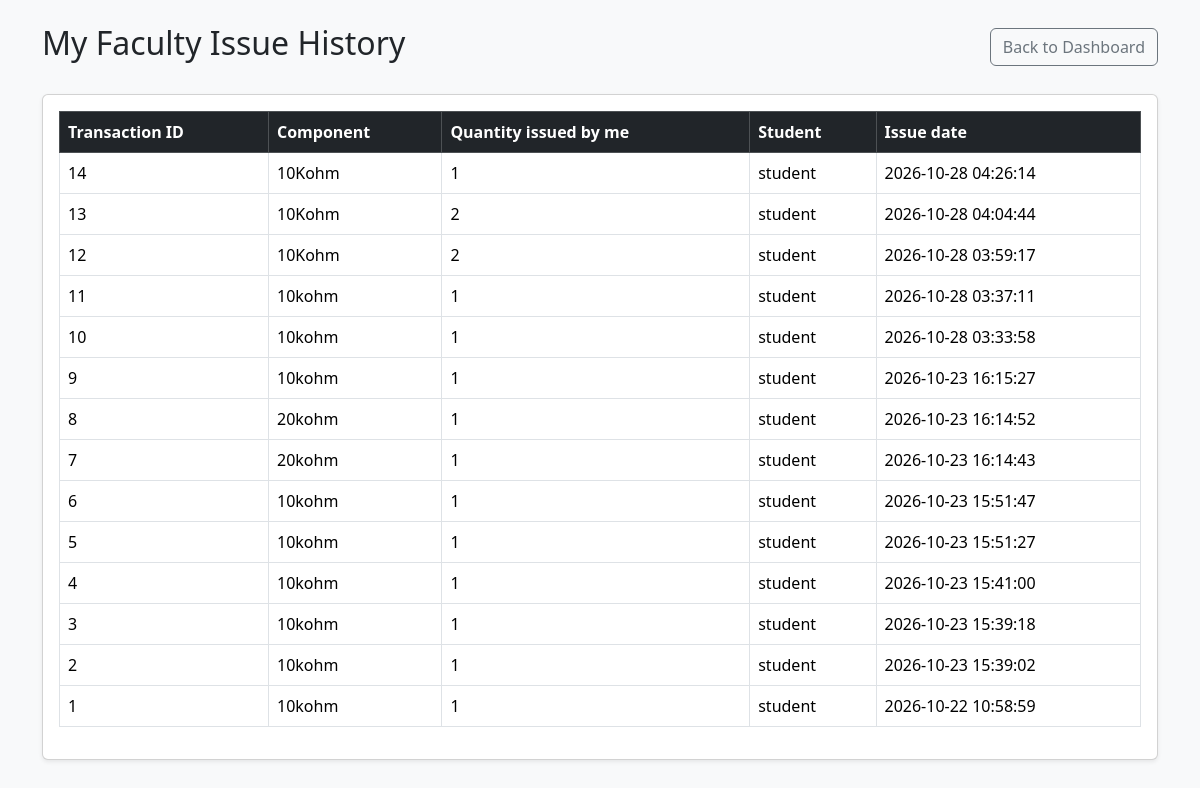
Screenshot of /faculty/issue-history (signed in) with the database file from the repository.
### app.py (models this page shows)
class IssueTransaction(db.Model):
    id = db.Column(db.Integer, primary_key=True)
    request_id = db.Column(
        db.Integer,
        db.ForeignKey("component_request.id"),
        nullable=False
    )
    component_id = db.Column(
        db.Integer,
        db.ForeignKey("component.id"),
        nullable=False
    )
    faculty_id = db.Column(
        db.Integer,
        db.ForeignKey("user.id"),
        nullable=False
    )
    quantity = db.Column(
        db.Integer,
        nullable=False
    )
    issue_date = db.Column(
        db.DateTime,
        nullable=False,
        default=db.func.now()
    )
    issue_window_started_at = db.Column(
    db.DateTime,
    nullable=True
    )
    issue_window_expires_at = db.Column(
    db.DateTime,
    nullable=True
    )

class Component(db.Model):
    id = db.Column(db.Integer, primary_key=True)
    name = db.Column(db.String(100), nullable=False)
    part_number = db.Column(db.String(50), unique=True, nullable=False)
    category = db.Column(db.String(50), nullable=False)
    quantity = db.Column(db.Integer, nullable=False, default=0)
    damaged_quantity = db.Column(db.Integer, nullable=False, default=0)
    inspection_quantity = db.Column(db.Integer, nullable=False, default=0)
    location = db.Column(db.String(100), nullable=False)
    description = db.Column(db.String(300), default="")

class User(db.Model):
    id = db.Column(db.Integer, primary_key=True)
    username = db.Column(db.String(80), unique=True, nullable=False)
    password_hash = db.Column(db.String(255), nullable=False)
    role = db.Column(db.String(20), nullable=False)
    email = db.Column(db.String(254), nullable=True)
    approval_status = db.Column(db.String(20), nullable=False, default="Approved")
    is_active = db.Column(db.Boolean, nullable=False, default=True)

### app.py (the view)
@app.route("/faculty/issue-history")
def faculty_issue_history():
    if "user_id" not in session:
        return redirect(url_for("login"))
    if session.get("role") != "Faculty":
        return "Access denied: Faculty only.", 403
    setting = SystemSetting.query.filter_by(
        key="faculty_access_enabled"
    ).first()
    if setting is None or setting.value != "True":
        return "Faculty access is disabled by Admin.", 403
    transactions = IssueTransaction.query.filter_by(
        faculty_id=session["user_id"]
    ).order_by(IssueTransaction.issue_date.desc()).all()
    request_rows = []
    for transaction in transactions:
        request_item = db.session.get(ComponentRequest, transaction.request_id)
        student = db.session.get(User, request_item.student_id) if request_item else None
        request_rows.append({
            "transaction": transaction,
            "request": request_item,
            "student": student,
            "component": db.session.get(Component, transaction.component_id),
        })
    return render_template(
        "faculty_issue_history.html",
        request_rows=request_rows
    )

### app.py (called while the page is built)
@app.before_request
def enforce_account_status():
    if "user_id" not in session or request.endpoint in ("login", "signup", "logout", "static"):
        return None
    user = db.session.get(User, session.get("user_id"))
    if user is None or not user.is_active or user.approval_status != "Approved":
        session.clear()
        flash("Your account is not active. Please contact the administrator.", "warning")
        return redirect(url_for("login"))
    return None

### templates/faculty_issue_history.html (shortened to what this page needs)
<!DOCTYPE html>
<html lang="en">
<head>
    <link href="https://cdn.jsdelivr.net/npm/bootstrap@5.3.3/dist/css/bootstrap.min.css" rel="stylesheet">
</head>
<body class="bg-light">
<div class="container py-4">
    <div class="d-flex justify-content-between align-items-center mb-4">
        <h2>My Faculty Issue History</h2>
        <a href="{{ url_for('dashboard') }}" class="btn btn-outline-secondary">Back to Dashboard</a>
    </div>
    {% if request_rows %}
    <div class="card shadow-sm"><div class="card-body table-responsive">
        <table class="table table-bordered table-hover align-middle">
            <thead class="table-dark"><tr><th>Transaction ID</th><th>Component</th><th>Quantity issued by me</th><th>Student</th><th>Issue date</th></tr></thead>
            <tbody>
            {% for row in request_rows %}
            <tr>
                <td>{{ row.transaction.id }}</td>
                <td>{{ row.component.name if row.component else 'Component unavailable' }}</td>
                <td>{{ row.transaction.quantity }}</td>
                <td>{{ row.student.username if row.student else 'User unavailable' }}</td>
                <td>{{ row.transaction.issue_date }}</td>
            </tr>
            {% endfor %}
            </tbody>
        </table>
    </div></div>
    {% else %}
    <div class="alert alert-info">No issue transactions have been recorded by your account yet.</div>
    {% endif %}
</div>
</body>
</html>

### rows the page displays
IssueTransaction: transaction.id "14", transaction.quantity "1", transaction.issue_date "2026-10-28 04:26:14"
Component: component "10Kohm" "10Kohm" "10Kohm"
User: student "student" "student" "student" "student" "student" "student" "student" "student" "student" "student" "student" "student" "student" "student"
IssueTransaction: transaction.id "13", transaction.quantity "2", transaction.issue_date "2026-10-28 04:04:44"
IssueTransaction: transaction.id "12", transaction.quantity "2", transaction.issue_date "2026-10-28 03:59:17"
IssueTransaction: transaction.id "11", transaction.quantity "1", transaction.issue_date "2026-10-28 03:37:11"
Component: component "10kohm" "10kohm" "10kohm" "10kohm" "10kohm" "10kohm" "10kohm" "10kohm" "10kohm"
IssueTransaction: transaction.id "10", transaction.quantity "1", transaction.issue_date "2026-10-28 03:33:58"
IssueTransaction: transaction.id "9", transaction.quantity "1", transaction.issue_date "2026-10-23 16:15:27"
IssueTransaction: transaction.id "8", transaction.quantity "1", transaction.issue_date "2026-10-23 16:14:52"
Component: component "20kohm" "20kohm"
IssueTransaction: transaction.id "7", transaction.quantity "1", transaction.issue_date "2026-10-23 16:14:43"
IssueTransaction: transaction.id "6", transaction.quantity "1", transaction.issue_date "2026-10-23 15:51:47"
IssueTransaction: transaction.id "5", transaction.quantity "1", transaction.issue_date "2026-10-23 15:51:27"
IssueTransaction: transaction.id "4", transaction.quantity "1", transaction.issue_date "2026-10-23 15:41:00"
IssueTransaction: transaction.id "3", transaction.quantity "1", transaction.issue_date "2026-10-23 15:39:18"
IssueTransaction: transaction.id "2", transaction.quantity "1", transaction.issue_date "2026-10-23 15:39:02"
IssueTransaction: transaction.id "1", transaction.quantity "1", transaction.issue_date "2026-10-22 10:58:59"
